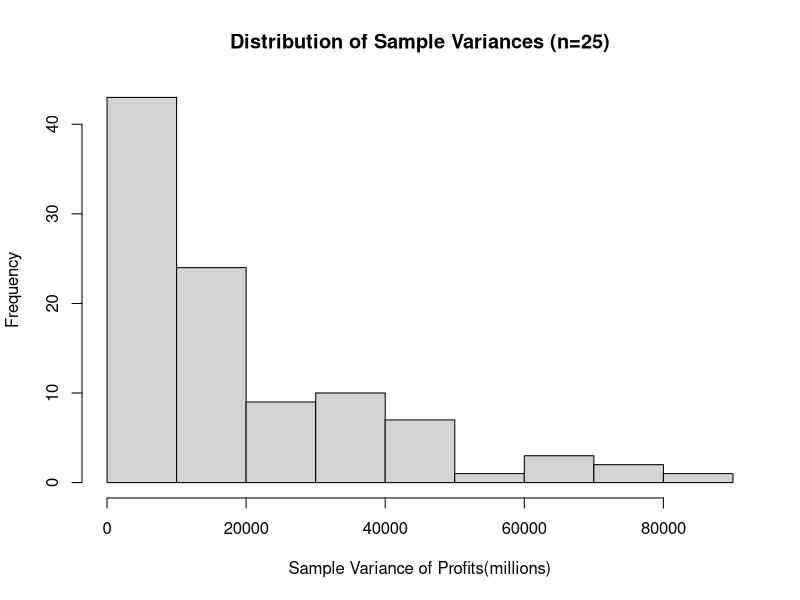

This figure's R source:
## ---- chunk 1
knitr::opts_chunk$set(echo = TRUE)
library(jsonlite)
library(dplyr)
library(tidyverse)
library(ggplot2)

movies<-read_tsv("movies4.tsv")

## ---- chunk 2
#WRITE YOUR CODE HERE
## ---- chunk 3
#WRITE YOUR CODE HERE
## ---- chunk 4

#WRITE YOUR CODE HERE

## ---- chunk 5

#WRITE YOUR CODE HERE

## ---- chunk 6

#WRITE YOUR CODE HERE

## ---- chunk 7

#WRITE YOUR CODE HERE

## ---- chunk 8

#WRITE YOUR CODE HERE

## ---- chunk 9

#WRITE YOUR CODE HERE

## ---- chunk 10
top_actor_summary <- movies %>%
  filter(!is.na(first_actor)) %>%
  count(first_actor, sort = TRUE)

top_actor_name <- top_actor_summary$first_actor[1]

## ---- chunk 11

avg_bruce<- movies %>% 
  filter(first_actor=="Bruce Willis" & revenue > 0) %>% 
  summarise( avg_rev = mean(revenue), na.rm=T) %>% 
  pull(avg_rev)

avg_rev_ovr<-mean(movies$revenue, na.rm=T)

## ---- chunk 12

bruce_stats <- movies %>%
  filter(first_actor == "Bruce Willis" & revenue > 0 & !is.na(revenue)) %>%
  summarise(
    sample_size = n(),
    mean_revenue = mean(revenue),
    sd_revenue = sd(revenue))

print(bruce_stats)

## ---- chunk 13

movies<- movies %>% 
  mutate( profit = (revenue - budget) / 1000000)

pop_var_profit<- var(movies$profit, na.rm=T) * ((nrow(movies)-1)/nrow(movies))

## ---- chunk 14

set.seed(9849)

movies_sample <- movies %>%
  filter(!is.na(profit)) %>%
  slice_sample(n = 25)

sample_var_profit <- var(movies_sample$profit)

## ---- chunk 15

set.seed(9849)

n_simulations <- 100
sample_vars <- numeric(n_simulations)

for (i in 1:n_simulations) {
  current_sample <- movies %>% slice_sample(n = 25)
  sample_vars[i] <- var(current_sample$profit)
}

head(sample_vars)

## ---- chunk 16

mean_sample_vars<-mean(sample_vars)
sd_sample_vars<-sd(sample_vars)

hist(sample_vars,
     main="Distribution of Sample Variances (n=25)",
     xlab="Sample Variance of Profits(millions)"
     )


## ---- chunk 17
#WRITE YOUR CODE HERE
thriller<-movies%>% 
  filter(genre=="Thriller")

t1<-t.test(thriller$runtime,conf.level=0.99)

print (t1$conf.int)


## ---- chunk 18
#WRITE YOUR CODE HERE


## ---- chunk 19
#WRITE YOUR CODE HERE


## ---- chunk 20
#WRITE YOUR CODE HERE


## ---- chunk 21
#WRITE YOUR CODE HERE


## ---- chunk 22
#WRITE YOUR CODE HERE


## ---- chunk 23
#WRITE YOUR CODE HERE


## ---- chunk 24
#WRITE YOUR CODE HERE

## ---- chunk 25
#WRITE YOUR CODE HERE

## ---- chunk 26
#WRITE YOUR CODE HERE

## ---- chunk 27
#WRITE YOUR CODE HERE

## ---- chunk 28
#WRITE YOUR CODE HERE

## ---- chunk 29
#WRITE YOUR CODE HERE

## ---- chunk 30
#WRITE YOUR CODE HERE

## ---- chunk 31
#WRITE YOUR CODE HERE

## ---- chunk 32
#WRITE YOUR CODE HERE

## ---- chunk 33
#WRITE YOUR CODE HERE

## ---- chunk 34
#WRITE YOUR CODE HERE

## ---- chunk 35
#WRITE YOUR CODE HERE

## ---- chunk 36
#WRITE YOUR CODE HERE

## ---- chunk 37
#WRITE YOUR CODE HERE

## ---- chunk 38
#WRITE YOUR CODE HERE

## ---- chunk 39
#WRITE YOUR CODE HERE
